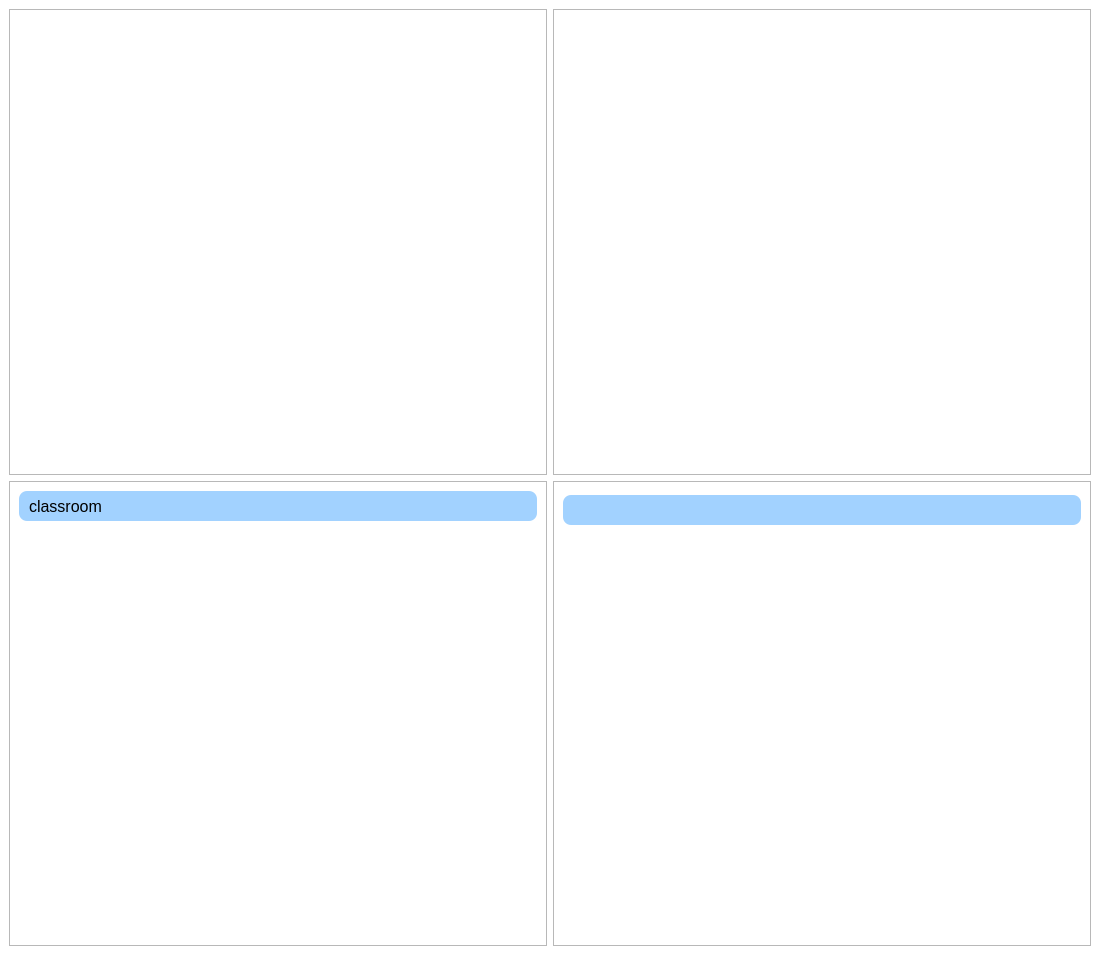
                   <widget class="QWidget" name="dashboardContentWidget">
                    <property name="geometry">
                     <rect>
                      <x>0</x>
                      <y>0</y>
                      <width>1100</width>
                      <height>955</height>
                     </rect>
                    </property>
                    <layout class="QVBoxLayout" name="verticalLayout_7">
                     <property name="leftMargin">
                      <number>0</number>
                     </property>
                     <property name="topMargin">
                      <number>0</number>
                     </property>
                     <property name="rightMargin">
                      <number>0</number>
                     </property>
                     <property name="bottomMargin">
                      <number>0</number>
                     </property>
                     <item>
                      <widget class="QWidget" name="widget_6" native="true">
                       <property name="minimumSize">
                        <size>
                         <width>1100</width>
                         <height>955</height>
                        </size>
                       </property>
                       <property name="styleSheet">
                        <string notr="true">border:0px solid rgb(0, 0, 0);
background-color: rgb(255, 255, 255);</string>
                       </property>
                       <layout class="QGridLayout" name="gridLayout">
                        <item row="0" column="0">
                         <widget class="QChartView" name="passFailChartView">
                          <property name="styleSheet">
                           <string notr="true">border: 1px solid rgb(184, 184, 184)</string>
                          </property>
                          <property name="frameShape">
                           <enum>QFrame::StyledPanel</enum>
                          </property>
                          <property name="frameShadow">
                           <enum>QFrame::Raised</enum>
                          </property>
                         </widget>
                        </item>
                        <item row="1" column="0">
                         <widget class="QFrame" name="frame_6">
                          <property name="styleSheet">
                           <string notr="true">border: 1px solid rgb(184, 184, 184)</string>
                          </property>
                          <property name="frameShape">
                           <enum>QFrame::StyledPanel</enum>
                          </property>
                          <property name="frameShadow">
                           <enum>QFrame::Raised</enum>
                          </property>
                          <layout class="QVBoxLayout" name="verticalLayout_16">
                           <property name="spacing">
                            <number>7</number>
                           </property>
                           <property name="leftMargin">
                            <number>0</number>
                           </property>
                           <property name="topMargin">
                            <number>0</number>
                           </property>
                           <property name="rightMargin">
                            <number>0</number>
                           </property>
                           <property name="bottomMargin">
                            <number>0</number>
                           </property>
                           <item alignment="Qt::AlignTop">
                            <widget class="QWidget" name="widget_13" native="true">
                             <property name="styleSheet">
                              <string notr="true">border:none</string>
                             </property>
                             <layout class="QHBoxLayout" name="horizontalLayout_18">
                              <item>
                               <widget class="QComboBox" name="subjectFilterComboBox">
                                <property name="minimumSize">
                                 <size>
                                  <width>0</width>
                                  <height>30</height>
                                 </size>
                                </property>
                                <property name="styleSheet">
                                 <string notr="true">#subjectFilterComboBox{
border-radius: 8px;
font-size: 16px;
padding-left: 10px;
border: 0px solid rgb(99, 99, 99);
background-color: #a2d2ff
}

#subjectFilterComboBox:hover{
	background-color: rgb(206, 206, 206);
}

#subjectFilterComboBox::down-arrow {
    image: url(:/UI/icons/chevron-down.svg);
    width: 14px;
    height: 14px;
}

#subjectFilterComboBox::drop-down {
	border: 0px;
    subcontrol-origin: padding;
    subcontrol-position: top right;
    width: 20px; /* chiều rộng của nút mũi tên */
	padding-right: 2px;
}</string>
                                </property>
                                <item>
                                 <property name="text">
                                  <string>classroom</string>
                                 </property>
                                </item>
                               </widget>
                              </item>
                             </layout>
                            </widget>
                           </item>
                           <item>
                            <widget class="QChartView" name="boxplotChartView">
                             <property name="minimumSize">
                              <size>
                               <width>0</width>
                               <height>400</height>
                              </size>
                             </property>
                             <property name="styleSheet">
                              <string notr="true">border:none
</string>
                             </property>
                             <property name="frameShape">
                              <enum>QFrame::StyledPanel</enum>
                             </property>
                             <property name="frameShadow">
                              <enum>QFrame::Raised</enum>
                             </property>
                            </widget>
                           </item>
                          </layout>
                         </widget>
                        </item>
                        <item row="0" column="1">
                         <widget class="QChartView" name="comparisonChartView">
                          <property name="styleSheet">
                           <string notr="true">border: 1px solid rgb(184, 184, 184)</string>
                          </property>
                          <property name="frameShape">
                           <enum>QFrame::StyledPanel</enum>
                          </property>
                          <property name="frameShadow">
                           <enum>QFrame::Raised</enum>
                          </property>
                         </widget>
                        </item>
                        <item row="1" column="1">
                         <widget class="QFrame" name="frame_8">
                          <property name="styleSheet">
                           <string notr="true">border: 1px solid rgb(184, 184, 184)</string>
                          </property>
                          <property name="frameShape">
                           <enum>QFrame::StyledPanel</enum>
                          </property>
                          <property name="frameShadow">
                           <enum>QFrame::Raised</enum>
                          </property>
                          <layout class="QVBoxLayout" name="verticalLayout_18">
                           <property name="leftMargin">
                            <number>0</number>
                           </property>
                           <property name="topMargin">
                            <number>0</number>
                           </property>
                           <property name="rightMargin">
                            <number>0</number>
                           </property>
                           <property name="bottomMargin">
                            <number>0</number>
                           </property>
                           <item>
                            <widget class="QWidget" name="widget_21" native="true">
                             <property name="styleSheet">
                              <string notr="true">border: none
</string>
                             </property>
                             <layout class="QVBoxLayout" name="verticalLayout_19">
                              <item>
                               <widget class="QComboBox" name="classFilterComboBox">
                                <property name="minimumSize">
                                 <size>
                                  <width>0</width>
                                  <height>30</height>
                                 </size>
                                </property>
                                <property name="styleSheet">
                                 <string notr="true">#classFilterComboBox{
border-radius: 8px;
font-size: 16px;
padding-left: 10px;
border: 0px solid rgb(99, 99, 99);
background-color: #a2d2ff
}

#classFilterComboBox:hover{
	background-color: rgb(206, 206, 206);
}

#classFilterComboBox::down-arrow {
    image: url(:/UI/icons/chevron-down.svg);
    width: 14px;
    height: 14px;
}

#classFilterComboBox::drop-down {
	border: 0px;
    subcontrol-origin: padding;
    subcontrol-position: top right;
    width: 20px; /* chiều rộng của nút mũi tên */
	padding-right: 2px;
}</string>
                                </property>
                               </widget>
                              </item>
                             </layout>
                            </widget>
                           </item>
                           <item>
                            <widget class="QChartView" name="histogramChartView">
                             <property name="minimumSize">
                              <size>
                               <width>0</width>
                               <height>400</height>
                              </size>
                             </property>
                             <property name="styleSheet">
                              <string notr="true">border:none</string>
                             </property>
                             <property name="frameShape">
                              <enum>QFrame::StyledPanel</enum>
                             </property>
                             <property name="frameShadow">
                              <enum>QFrame::Raised</enum>
                             </property>
                            </widget>
                           </item>
                          </layout>
                         </widget>
                        </item>
                       </layout>
                      </widget>
                     </item>
                    </layout>
                   </widget>
